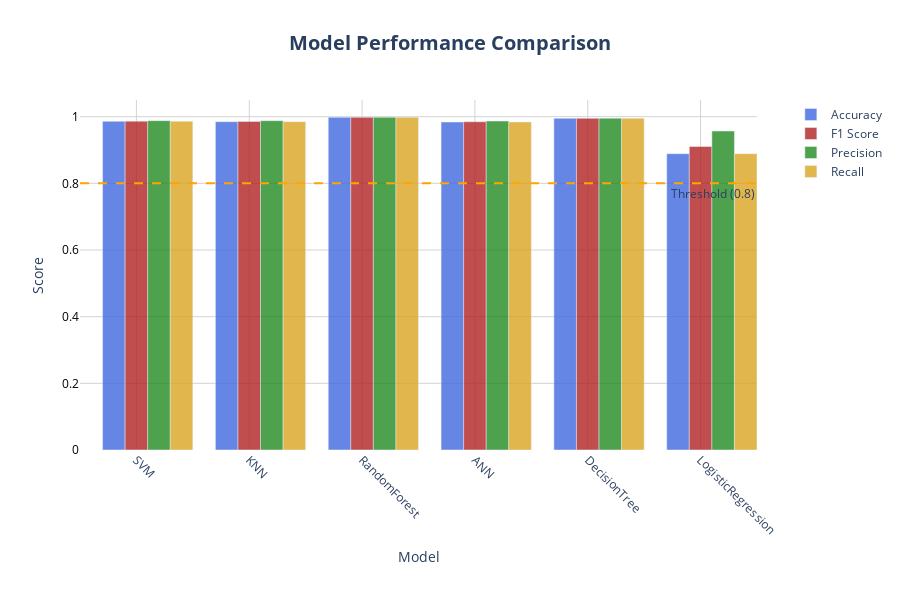
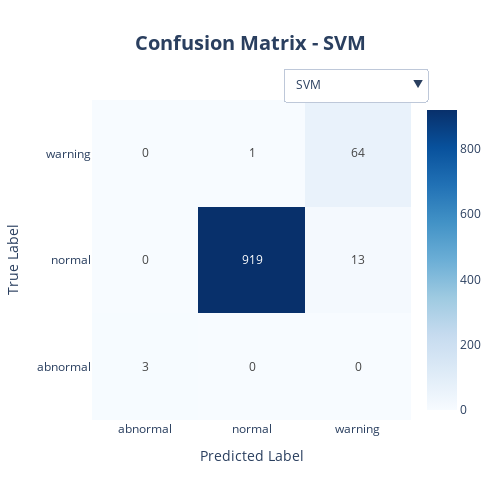
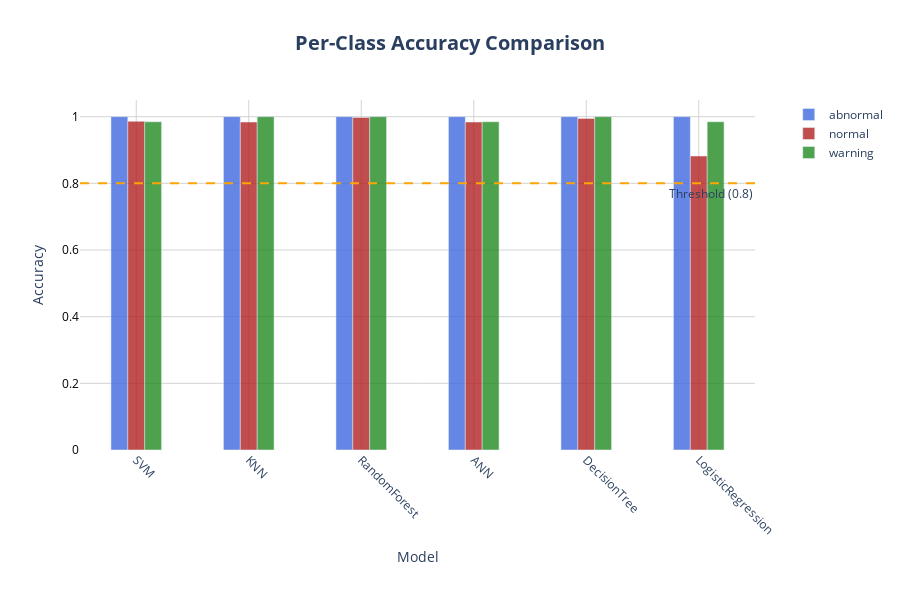

The notebook cell these images were saved under, in order:
### Markdown cell above
# SVM

### Code cell
import pandas as pd
import numpy as np
from sklearn.metrics import accuracy_score, f1_score, precision_score, recall_score, confusion_matrix
from sklearn.svm import SVC
from sklearn.neighbors import KNeighborsClassifier
from sklearn.ensemble import RandomForestClassifier
from sklearn.tree import DecisionTreeClassifier
from sklearn.linear_model import LogisticRegression
from sklearn.neural_network import MLPClassifier
from sklearn.preprocessing import LabelEncoder
from gensim.models import Word2Vec
import nltk
from nltk.tokenize import word_tokenize
import plotly.offline as pyo
import plotly.graph_objects as go
from plotly.subplots import make_subplots
import logging
import os
from datetime import datetime

# Set up logging
logging.basicConfig(level=logging.INFO, format='%(asctime)s - %(levelname)s - %(message)s')
logger = logging.getLogger(__name__)

# Initialize Plotly for offline rendering in VSCode
pyo.init_notebook_mode(connected=True)

# Ensure NLTK data is downloaded
nltk.download('punkt', quiet=True)

# 1. Load preprocessed data
try:
    train_df = pd.read_json('data/sampledatasets/messages-train.jsonl', lines=True)
    test_df = pd.read_json('data/sampledatasets/messages-test.jsonl', lines=True)
    logger.info(f"Loaded {len(train_df)} training samples and {len(test_df)} test samples")
except FileNotFoundError as e:
    logger.error(f"Data file not found: {e}")
    raise
except Exception as e:
    logger.error(f"Error loading data: {e}")
    raise

# Verify data
assert 'text' in train_df.columns and 'label' in train_df.columns, "Train data must contain 'text' and 'label'"
assert 'text' in test_df.columns and 'label' in test_df.columns, "Test data must contain 'text' and 'label'"

# 2. Label encoding
label_encoder = LabelEncoder()
train_df['label_id'] = label_encoder.fit_transform(train_df['label'])
test_df['label_id'] = label_encoder.transform(test_df['label'])
label_mapping = dict(zip(label_encoder.classes_, range(len(label_encoder.classes_))))
logger.info(f"Label mapping: {label_mapping}")

# 3. Text preprocessing for Word2Vec
def preprocess_text(text):
    try:
        tokens = word_tokenize(text.lower())
        tokens = [t for t in tokens if t.isalpha()]
        return tokens
    except Exception as e:
        logger.warning(f"Error preprocessing text: {e}")
        return []

train_df['tokens'] = train_df['text'].apply(preprocess_text)
test_df['tokens'] = test_df['text'].apply(preprocess_text)

# 4. Train Word2Vec model
try:
    all_tokens = train_df['tokens'].tolist() + test_df['tokens'].tolist()
    word2vec = Word2Vec(sentences=all_tokens, vector_size=100, window=5, min_count=1, workers=4, sg=1)
    logger.info("Word2Vec model trained successfully")
except Exception as e:
    logger.error(f"Error training Word2Vec: {e}")
    raise

# Function to get sentence embedding
def get_sentence_embedding(tokens, model, vector_size=100):
    vectors = [model.wv[word] for word in tokens if word in model.wv]
    return np.mean(vectors, axis=0) if vectors else np.zeros(vector_size)

train_df['embedding'] = train_df['tokens'].apply(lambda x: get_sentence_embedding(x, word2vec))
test_df['embedding'] = test_df['tokens'].apply(lambda x: get_sentence_embedding(x, word2vec))

# Convert embeddings to feature matrix
try:
    X_train = np.stack(train_df['embedding'].values)
    y_train = train_df['label_id'].values
    X_test = np.stack(test_df['embedding'].values)
    y_test = test_df['label_id'].values
    logger.info(f"Training features shape: {X_train.shape}, Test features shape: {X_test.shape}")
except Exception as e:
    logger.error(f"Error creating feature matrices: {e}")
    raise

# 5. Define models
models = {
    'SVM': SVC(kernel='linear', class_weight='balanced', random_state=42),
    'KNN': KNeighborsClassifier(n_neighbors=5),
    'RandomForest': RandomForestClassifier(n_estimators=100, class_weight='balanced', random_state=42),
    'ANN': MLPClassifier(hidden_layer_sizes=(100,), max_iter=500, random_state=42),
    'DecisionTree': DecisionTreeClassifier(class_weight='balanced', random_state=42),
    'LogisticRegression': LogisticRegression(class_weight='balanced', max_iter=1000, random_state=42)
}

# 6. Train and evaluate models
results = {}
per_class_accuracies = {}
for name, model in models.items():
    logger.info(f"Training {name}...")
    try:
        model.fit(X_train, y_train)
        y_pred = model.predict(X_test)
        
        # Compute metrics
        accuracy = accuracy_score(y_test, y_pred)
        f1 = f1_score(y_test, y_pred, average='weighted', zero_division=0)
        precision = precision_score(y_test, y_pred, average='weighted', zero_division=0)
        recall = recall_score(y_test, y_pred, average='weighted', zero_division=0)
        cm = confusion_matrix(y_test, y_pred)
        
        # Compute per-class accuracy
        class_acc = {}
        for i, label in enumerate(label_encoder.classes_):
            mask = y_test == i
            if mask.sum() > 0:
                class_acc[label] = accuracy_score(y_test[mask], y_pred[mask])
            else:
                class_acc[label] = 0.0
        
        # Store results
        results[name] = {
            'accuracy': accuracy,
            'f1': f1,
            'precision': precision,
            'recall': recall,
            'confusion_matrix': cm
        }
        per_class_accuracies[name] = class_acc
        
        # Print results
        print(f"\n{name} Results:")
        print(f"Accuracy: {accuracy:.4f}")
        print(f"F1 Score: {f1:.4f}")
        print(f"Precision: {precision:.4f}")
        print(f"Recall: {recall:.4f}")
        print("Confusion Matrix:")
        print(cm)
        print(f"Per-class accuracy for {name}:")
        for label, acc in class_acc.items():
            print(f"{label} accuracy: {acc:.4f}")
    except Exception as e:
        logger.error(f"Error training/evaluating {name}: {e}")
        continue

# 7. Plotly Visualization Functions
def plot_model_metrics(results):
    model_names = list(results.keys())
    metrics = ['accuracy', 'f1', 'precision', 'recall']
    metric_names = ['Accuracy', 'F1 Score', 'Precision', 'Recall']
    colors = ['royalblue', 'firebrick', 'forestgreen', 'goldenrod']
    
    fig = go.Figure()
    for i, metric in enumerate(metrics):
        values = [results[model][metric] for model in model_names]
        fig.add_trace(go.Bar(
            x=model_names,
            y=values,
            name=metric_names[i],
            marker_color=colors[i],
            opacity=0.8,
            width=0.2,
            offset=i * 0.2 - 0.3,
            hovertemplate=f"{metric_names[i]}: %{{y:.4f}}<extra></extra>"
        ))
    
    fig.update_layout(
        title=dict(text="<b>Model Performance Comparison</b>", x=0.5, font=dict(size=20)),
        xaxis=dict(title="Model", gridcolor='lightgray', tickangle=45),
        yaxis=dict(title="Score", range=[0, 1.05], gridcolor='lightgray', tickfont=dict(color='black')),
        barmode='group',
        plot_bgcolor='white',
        hovermode="x unified",
        height=600,
        legend=dict(x=1.05, y=1.0, bgcolor='rgba(255,255,255,0.5)'),
        margin=dict(b=150)
    )
    fig.add_hline(y=0.8, line_dash="dash", line_color="orange", 
                  annotation_text="Threshold (0.8)", annotation_position="bottom right")
    fig.show()

def plot_confusion_matrices(results, label_classes):
    fig = go.Figure()
    for i, (name, result) in enumerate(results.items()):
        cm = result['confusion_matrix']
        fig.add_trace(go.Heatmap(
            z=cm,
            x=label_classes,
            y=label_classes,
            text=cm,
            texttemplate="%{text}",
            colorscale='Blues',
            hovertemplate='True: %{y}<br>Predicted: %{x}<br>Count: %{z}<extra></extra>',
            visible=(i == 0),  # Only first model visible initially
            name=name
        ))
    
    buttons = [
        dict(label=name, method="update", args=[{"visible": [i == j for j in range(len(results))]}], args2=[{"title": f"<b>Confusion Matrix - {name}</b>"}])
        for i, name in enumerate(results.keys())
    ]
    
    fig.update_layout(
        title=dict(text=f"<b>Confusion Matrix - {list(results.keys())[0]}</b>", x=0.5, font=dict(size=20)),
        xaxis=dict(title="Predicted Label", gridcolor='lightgray'),
        yaxis=dict(title="True Label", gridcolor='lightgray'),
        updatemenus=[dict(
            type="dropdown",
            buttons=buttons,
            x=1.05,
            y=1.1,
            showactive=True
        )],
        plot_bgcolor='white',
        height=500,
        width=500
    )
    fig.show()

def plot_per_class_accuracy(per_class_accuracies, label_classes):
    model_names = list(per_class_accuracies.keys())
    fig = go.Figure()
    colors = ['royalblue', 'firebrick', 'forestgreen']
    
    for i, label in enumerate(label_classes):
        values = [per_class_accuracies[model][label] for model in model_names]
        fig.add_trace(go.Bar(
            x=model_names,
            y=values,
            name=label,
            marker_color=colors[i % len(colors)],
            opacity=0.8,
            width=0.15,
            offset=i * 0.15 - 0.225,
            hovertemplate=f"{label} Accuracy: %{{y:.4f}}<extra></extra>"
        ))
    
    fig.update_layout(
        title=dict(text="<b>Per-Class Accuracy Comparison</b>", x=0.5, font=dict(size=20)),
        xaxis=dict(title="Model", gridcolor='lightgray', tickangle=45),
        yaxis=dict(title="Accuracy", range=[0, 1.05], gridcolor='lightgray', tickfont=dict(color='black')),
        barmode='group',
        plot_bgcolor='white',
        hovermode="x unified",
        height=600,
        legend=dict(x=1.05, y=1.0, bgcolor='rgba(255,255,255,0.5)'),
        margin=dict(b=150)
    )
    fig.add_hline(y=0.8, line_dash="dash", line_color="orange", 
                  annotation_text="Threshold (0.8)", annotation_position="bottom right")
    fig.show()

# 8. Generate Plots
logger.info("Generating Plotly Visualizations...")
try:
    plot_model_metrics(results)
    plot_confusion_matrices(results, label_encoder.classes_)
    plot_per_class_accuracy(per_class_accuracies, label_encoder.classes_)
except Exception as e:
    logger.error(f"Error generating visualizations: {e}")

# 9. Summary of Results
print("\nSummary of Results:")
summary_df = pd.DataFrame({
    'Model': results.keys(),
    'Accuracy': [results[m]['accuracy'] for m in results],
    'F1 Score': [results[m]['f1'] for m in results],
    'Precision': [results[m]['precision'] for m in results],
    'Recall': [results[m]['recall'] for m in results]
})
print(summary_df.to_markdown(index=False))


torch.clear_autocast_cache()

### Figure 1 — Plotly figure (JSON) as saved in the notebook; plotly's stock layout.template omitted (floating-point values rounded to 4 significant figures)
{"data": [{"hovertemplate": "Accuracy: %{y:.4f}<extra></extra>", "marker": {"color": "royalblue"}, "name": "Accuracy", "offset": -0.3, "opacity": 0.8, "type": "bar", "width": 0.2, "x": ["SVM", "KNN", "RandomForest", "ANN", "DecisionTree", "LogisticRegression"], "y": [0.986, 0.985, 0.998, 0.984, 0.995, 0.889]}, {"hovertemplate": "F1 Score: %{y:.4f}<extra></extra>", "marker": {"color": "firebrick"}, "name": "F1 Score", "offset": -0.1, "opacity": 0.8, "type": "bar", "width": 0.2, "x": ["SVM", "KNN", "RandomForest", "ANN", "DecisionTree", "LogisticRegression"], "y": [0.9865, 0.9858, 0.998, 0.9848, 0.9951, 0.9104]}, {"hovertemplate": "Precision: %{y:.4f}<extra></extra>", "marker": {"color": "forestgreen"}, "name": "Precision", "offset": 0.1, "opacity": 0.8, "type": "bar", "width": 0.2, "x": ["SVM", "KNN", "RandomForest", "ANN", "DecisionTree", "LogisticRegression"], "y": [0.988, 0.988, 0.9981, 0.9868, 0.9954, 0.9569]}, {"hovertemplate": "Recall: %{y:.4f}<extra></extra>", "marker": {"color": "goldenrod"}, "name": "Recall", "offset": 0.3, "opacity": 0.8, "type": "bar", "width": 0.2, "x": ["SVM", "KNN", "RandomForest", "ANN", "DecisionTree", "LogisticRegression"], "y": [0.986, 0.985, 0.998, 0.984, 0.995, 0.889]}], "layout": {"annotations": [{"showarrow": false, "text": "Threshold (0.8)", "x": 1, "xanchor": "right", "xref": "x domain", "y": 0.8, "yanchor": "top", "yref": "y"}], "barmode": "group", "height": 600, "hovermode": "x unified", "legend": {"bgcolor": "rgba(255,255,255,0.5)", "x": 1.05, "y": 1}, "margin": {"b": 150}, "plot_bgcolor": "white", "shapes": [{"line": {"color": "orange", "dash": "dash"}, "type": "line", "x0": 0, "x1": 1, "xref": "x domain", "y0": 0.8, "y1": 0.8, "yref": "y"}], "title": {"font": {"size": 20}, "text": "<b>Model Performance Comparison</b>", "x": 0.5}, "xaxis": {"gridcolor": "lightgray", "tickangle": 45, "title": {"text": "Model"}}, "yaxis": {"gridcolor": "lightgray", "range": [0, 1.05], "tickfont": {"color": "black"}, "title": {"text": "Score"}}}}

### Figure 2 — Plotly figure (JSON) as saved in the notebook; plotly's stock layout.template omitted (floating-point values rounded to 4 significant figures)
{"data": [{"colorscale": [[0, "rgb(247,251,255)"], [0.125, "rgb(222,235,247)"], [0.25, "rgb(198,219,239)"], [0.375, "rgb(158,202,225)"], [0.5, "rgb(107,174,214)"], [0.625, "rgb(66,146,198)"], [0.75, "rgb(33,113,181)"], [0.875, "rgb(8,81,156)"], [1, "rgb(8,48,107)"]], "hovertemplate": "True: %{y}<br>Predicted: %{x}<br>Count: %{z}<extra></extra>", "name": "SVM", "text": [[3, 0, 0], [0, 919, 13], [0, 1, 64]], "texttemplate": "%{text}", "type": "heatmap", "visible": true, "x": ["abnormal", "normal", "warning"], "y": ["abnormal", "normal", "warning"], "z": [[3, 0, 0], [0, 919, 13], [0, 1, 64]]}, {"colorscale": [[0, "rgb(247,251,255)"], [0.125, "rgb(222,235,247)"], [0.25, "rgb(198,219,239)"], [0.375, "rgb(158,202,225)"], [0.5, "rgb(107,174,214)"], [0.625, "rgb(66,146,198)"], [0.75, "rgb(33,113,181)"], [0.875, "rgb(8,81,156)"], [1, "rgb(8,48,107)"]], "hovertemplate": "True: %{y}<br>Predicted: %{x}<br>Count: %{z}<extra></extra>", "name": "KNN", "text": [[3, 0, 0], [2, 917, 13], [0, 0, 65]], "texttemplate": "%{text}", "type": "heatmap", "visible": false, "x": ["abnormal", "normal", "warning"], "y": ["abnormal", "normal", "warning"], "z": [[3, 0, 0], [2, 917, 13], [0, 0, 65]]}, {"colorscale": [[0, "rgb(247,251,255)"], [0.125, "rgb(222,235,247)"], [0.25, "rgb(198,219,239)"], [0.375, "rgb(158,202,225)"], [0.5, "rgb(107,174,214)"], [0.625, "rgb(66,146,198)"], [0.75, "rgb(33,113,181)"], [0.875, "rgb(8,81,156)"], [1, "rgb(8,48,107)"]], "hovertemplate": "True: %{y}<br>Predicted: %{x}<br>Count: %{z}<extra></extra>", "name": "RandomForest", "text": [[3, 0, 0], [0, 930, 2], [0, 0, 65]], "texttemplate": "%{text}", "type": "heatmap", "visible": false, "x": ["abnormal", "normal", "warning"], "y": ["abnormal", "normal", "warning"], "z": [[3, 0, 0], [0, 930, 2], [0, 0, 65]]}, {"colorscale": [[0, "rgb(247,251,255)"], [0.125, "rgb(222,235,247)"], [0.25, "rgb(198,219,239)"], [0.375, "rgb(158,202,225)"], [0.5, "rgb(107,174,214)"], [0.625, "rgb(66,146,198)"], [0.75, "rgb(33,113,181)"], [0.875, "rgb(8,81,156)"], [1, "rgb(8,48,107)"]], "hovertemplate": "True: %{y}<br>Predicted: %{x}<br>Count: %{z}<extra></extra>", "name": "ANN", "text": [[3, 0, 0], [2, 917, 13], [0, 1, 64]], "texttemplate": "%{text}", "type": "heatmap", "visible": false, "x": ["abnormal", "normal", "warning"], "y": ["abnormal", "normal", "warning"], "z": [[3, 0, 0], [2, 917, 13], [0, 1, 64]]}, {"colorscale": [[0, "rgb(247,251,255)"], [0.125, "rgb(222,235,247)"], [0.25, "rgb(198,219,239)"], [0.375, "rgb(158,202,225)"], [0.5, "rgb(107,174,214)"], [0.625, "rgb(66,146,198)"], [0.75, "rgb(33,113,181)"], [0.875, "rgb(8,81,156)"], [1, "rgb(8,48,107)"]], "hovertemplate": "True: %{y}<br>Predicted: %{x}<br>Count: %{z}<extra></extra>", "name": "DecisionTree", "text": [[3, 0, 0], [0, 927, 5], [0, 0, 65]], "texttemplate": "%{text}", "type": "heatmap", "visible": false, "x": ["abnormal", "normal", "warning"], "y": ["abnormal", "normal", "warning"], "z": [[3, 0, 0], [0, 927, 5], [0, 0, 65]]}, {"colorscale": [[0, "rgb(247,251,255)"], [0.125, "rgb(222,235,247)"], [0.25, "rgb(198,219,239)"], [0.375, "rgb(158,202,225)"], [0.5, "rgb(107,174,214)"], [0.625, "rgb(66,146,198)"], [0.75, "rgb(33,113,181)"], [0.875, "rgb(8,81,156)"], [1, "rgb(8,48,107)"]], "hovertemplate": "True: %{y}<br>Predicted: %{x}<br>Count: %{z}<extra></extra>", "name": "LogisticRegression", "text": [[3, 0, 0], [2, 822, 108], [0, 1, 64]], "texttemplate": "%{text}", "type": "heatmap", "visible": false, "x": ["abnormal", "normal", "warning"], "y": ["abnormal", "normal", "warning"], "z": [[3, 0, 0], [2, 822, 108], [0, 1, 64]]}], "layout": {"height": 500, "plot_bgcolor": "white", "title": {"font": {"size": 20}, "text": "<b>Confusion Matrix - SVM</b>", "x": 0.5}, "updatemenus": [{"buttons": [{"args": [{"visible": [true, false, false, false, false, false]}], "args2": [{"title": "<b>Confusion Matrix - SVM</b>"}], "label": "SVM", "method": "update"}, {"args": [{"visible": [false, true, false, false, false, false]}], "args2": [{"title": "<b>Confusion Matrix - KNN</b>"}], "label": "KNN", "method": "update"}, {"args": [{"visible": [false, false, true, false, false, false]}], "args2": [{"title": "<b>Confusion Matrix - RandomForest</b>"}], "label": "RandomForest", "method": "update"}, {"args": [{"visible": [false, false, false, true, false, false]}], "args2": [{"title": "<b>Confusion Matrix - ANN</b>"}], "label": "ANN", "method": "update"}, {"args": [{"visible": [false, false, false, false, true, false]}], "args2": [{"title": "<b>Confusion Matrix - DecisionTree</b>"}], "label": "DecisionTree", "method": "update"}, {"args": [{"visible": [false, false, false, false, false, true]}], "args2": [{"title": "<b>Confusion Matrix - LogisticRegression</b>"}], "label": "LogisticRegression", "method": "update"}], "showactive": true, "type": "dropdown", "x": 1.05, "y": 1.1}], "width": 500, "xaxis": {"gridcolor": "lightgray", "title": {"text": "Predicted Label"}}, "yaxis": {"gridcolor": "lightgray", "title": {"text": "True Label"}}}}

### Figure 3 — Plotly figure (JSON) as saved in the notebook; plotly's stock layout.template omitted (floating-point values rounded to 4 significant figures)
{"data": [{"hovertemplate": "abnormal Accuracy: %{y:.4f}<extra></extra>", "marker": {"color": "royalblue"}, "name": "abnormal", "offset": -0.225, "opacity": 0.8, "type": "bar", "width": 0.15, "x": ["SVM", "KNN", "RandomForest", "ANN", "DecisionTree", "LogisticRegression"], "y": [1, 1, 1, 1, 1, 1]}, {"hovertemplate": "normal Accuracy: %{y:.4f}<extra></extra>", "marker": {"color": "firebrick"}, "name": "normal", "offset": -0.075, "opacity": 0.8, "type": "bar", "width": 0.15, "x": ["SVM", "KNN", "RandomForest", "ANN", "DecisionTree", "LogisticRegression"], "y": [0.9861, 0.9839, 0.9979, 0.9839, 0.9946, 0.882]}, {"hovertemplate": "warning Accuracy: %{y:.4f}<extra></extra>", "marker": {"color": "forestgreen"}, "name": "warning", "offset": 0.075, "opacity": 0.8, "type": "bar", "width": 0.15, "x": ["SVM", "KNN", "RandomForest", "ANN", "DecisionTree", "LogisticRegression"], "y": [0.9846, 1, 1, 0.9846, 1, 0.9846]}], "layout": {"annotations": [{"showarrow": false, "text": "Threshold (0.8)", "x": 1, "xanchor": "right", "xref": "x domain", "y": 0.8, "yanchor": "top", "yref": "y"}], "barmode": "group", "height": 600, "hovermode": "x unified", "legend": {"bgcolor": "rgba(255,255,255,0.5)", "x": 1.05, "y": 1}, "margin": {"b": 150}, "plot_bgcolor": "white", "shapes": [{"line": {"color": "orange", "dash": "dash"}, "type": "line", "x0": 0, "x1": 1, "xref": "x domain", "y0": 0.8, "y1": 0.8, "yref": "y"}], "title": {"font": {"size": 20}, "text": "<b>Per-Class Accuracy Comparison</b>", "x": 0.5}, "xaxis": {"gridcolor": "lightgray", "tickangle": 45, "title": {"text": "Model"}}, "yaxis": {"gridcolor": "lightgray", "range": [0, 1.05], "tickfont": {"color": "black"}, "title": {"text": "Accuracy"}}}}
